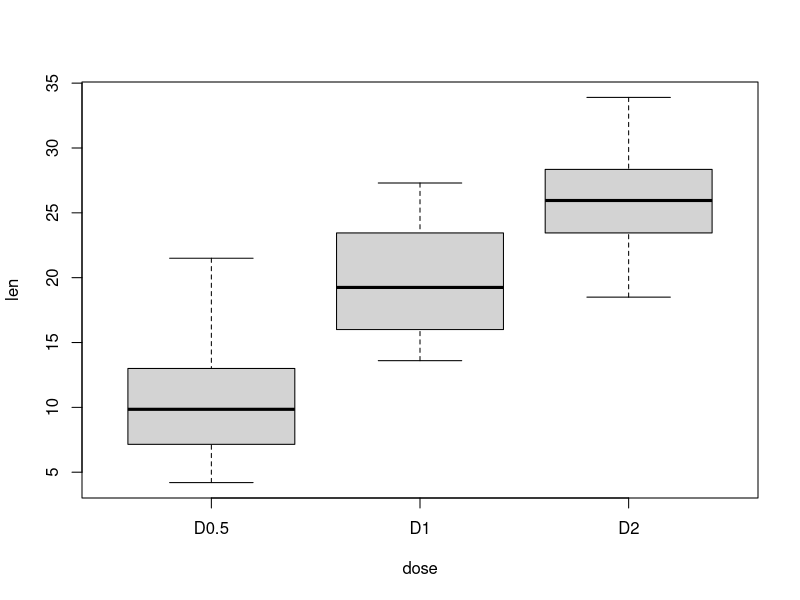
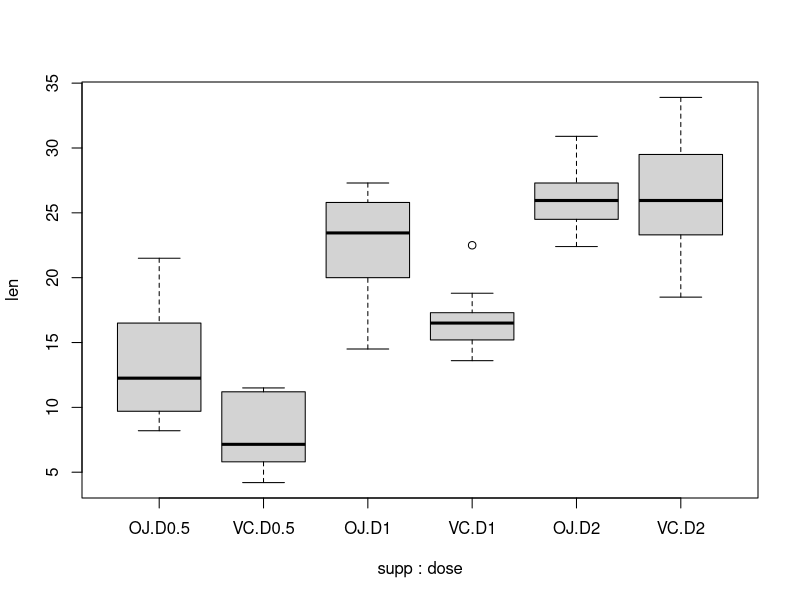

Write the R code that produced these figures, in order.
## ---- chunk 1
knitr::opts_chunk$set(echo = TRUE)

## ---- chunk 2
# Example dataset
my_data <- ToothGrowth                            #you can cick on the variable to open it
print(dim(my_data)) # print dimension of the data
## ---- chunk 3
# print the data
head(my_data)                      #The first part
## ---- chunk 4
# Check the structure
str(my_data)
## ---- chunk 5
# Check the structure
my_data$supp                             #levels are the type of data, useful if the number is limited
## ---- chunk 6
# Convert dose as a factor and recode the levels as "D0.5", "D1", "D2"
my_data$dose <- factor(my_data$dose,                        #Instead of displayng 0.5,1, 2 i change them in an arbitraty string
                  levels = c(0.5, 1, 2),
                  labels = c("D0.5", "D1", "D2"))
head(my_data)
## ---- chunk 7
# Compute the analysis of variance             #one way anova has 2 or more levels
res.aov <- aov(len ~ dose, data = my_data)     #len response varible, dose the independent variable
# Summary of the analysis                      #~ specifies a statistic function where the left is the "target" (dependent) and the right one is the independent variable ("predictors")
summary(res.aov)
## ---- chunk 8
# report the means and the number of subjects/cell
print(model.tables(res.aov,"means"),digits=3) 
## ---- chunk 9
boxplot(len ~ dose, data = my_data) 
## ---- chunk 10
# Tukey Significant Differences : why of the average is the different one?
TukeyHSD(res.aov)                 #Compares each possible pair of values
## ---- chunk 11
# Analysis of Variance: tooth length depends on supp, dose and their combined effect
res.aov2  = aov(len ~ supp + dose + supp*dose, data= my_data)   #Significa valuta len separatamente su sup, su dose e sull'interazione di sup e dose, il + e il * sono solo sintassi
# Summary of the analysis
summary(res.aov2)                                    
## ---- chunk 12
print(model.tables(res.aov2,"means"))
boxplot(len ~ supp + dose + supp*dose, data=my_data) 
## ---- chunk 13
TukeyHSD(res.aov2)
